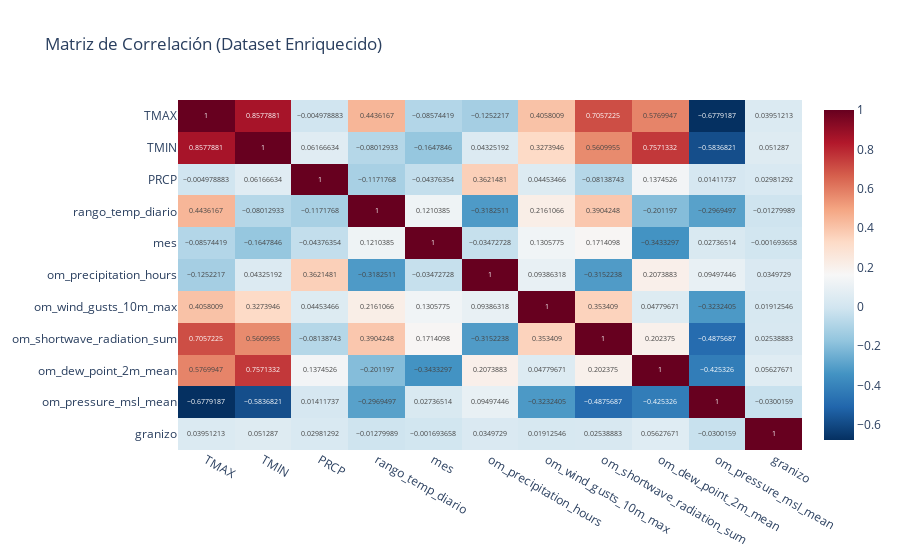

Here is the notebook cell this chart was saved with:
### Markdown cell above
### Análisis de Correlación General (Heatmap 2.0)

### Code cell
print("\nGenerando nuevo heatmap de correlación...")

# Seleccionamos un conjunto más amplio de variables prometedoras
columnas_interes = [
    'TMAX', 'TMIN', 'PRCP', 'rango_temp_diario', 'mes',
    'om_precipitation_hours', 'om_wind_gusts_10m_max', 
    'om_shortwave_radiation_sum', 'om_dew_point_2m_mean', 
    'om_pressure_msl_mean', 'granizo'
]
df_seleccion = df[columnas_interes]

# Calculamos la matriz de correlación
matriz_correlacion_pro = df_seleccion.corr()

# Creamos la visualización
fig_heatmap = px.imshow(
    matriz_correlacion_pro,
    text_auto=True,
    aspect="auto",
    color_continuous_scale='RdBu_r', # Paleta Rojo-Azul
    title='Matriz de Correlación (Dataset Enriquecido)'
)
fig_heatmap.show()

### Figure 1 — Plotly figure (JSON) as saved in the notebook; plotly's stock layout.template omitted (floating-point values rounded to 4 significant figures)
{"data": [{"coloraxis": "coloraxis", "hovertemplate": "x: %{x}<br>y: %{y}<br>color: %{z}<extra></extra>", "name": "0", "texttemplate": "%{z}", "type": "heatmap", "x": ["TMAX", "TMIN", "PRCP", "rango_temp_diario", "mes", "om_precipitation_hours", "om_wind_gusts_10m_max", "om_shortwave_radiation_sum", "om_dew_point_2m_mean", "om_pressure_msl_mean", "granizo"], "xaxis": "x", "y": ["TMAX", "TMIN", "PRCP", "rango_temp_diario", "mes", "om_precipitation_hours", "om_wind_gusts_10m_max", "om_shortwave_radiation_sum", "om_dew_point_2m_mean", "om_pressure_msl_mean", "granizo"], "yaxis": "y", "z": [[1.0, 0.8578, -0.004979, 0.4436, -0.08574, -0.1252, 0.4058, 0.7057, 0.577, -0.6779, 0.03951], [0.8578, 1.0, 0.06167, -0.08013, -0.1648, 0.04325, 0.3274, 0.561, 0.7571, -0.5837, 0.05129], [-0.004979, 0.06167, 1.0, -0.1172, -0.04376, 0.3621, 0.04453, -0.08139, 0.1375, 0.01412, 0.02981], [0.4436, -0.08013, -0.1172, 1.0, 0.121, -0.3183, 0.2161, 0.3904, -0.2012, -0.2969, -0.0128], [-0.08574, -0.1648, -0.04376, 0.121, 1.0, -0.03473, 0.1306, 0.1714, -0.3433, 0.02737, -0.001694], [-0.1252, 0.04325, 0.3621, -0.3183, -0.03473, 1.0, 0.09386, -0.3152, 0.2074, 0.09497, 0.03497], [0.4058, 0.3274, 0.04453, 0.2161, 0.1306, 0.09386, 1.0, 0.3534, 0.0478, -0.3232, 0.01913], [0.7057, 0.561, -0.08139, 0.3904, 0.1714, -0.3152, 0.3534, 1.0, 0.2024, -0.4876, 0.02539], [0.577, 0.7571, 0.1375, -0.2012, -0.3433, 0.2074, 0.0478, 0.2024, 1.0, -0.4253, 0.05628], [-0.6779, -0.5837, 0.01412, -0.2969, 0.02737, 0.09497, -0.3232, -0.4876, -0.4253, 1.0, -0.03002], [0.03951, 0.05129, 0.02981, -0.0128, -0.001694, 0.03497, 0.01913, 0.02539, 0.05628, -0.03002, 1.0]]}], "layout": {"coloraxis": {"colorscale": [[0, "rgb(5,48,97)"], [0.1, "rgb(33,102,172)"], [0.2, "rgb(67,147,195)"], [0.3, "rgb(146,197,222)"], [0.4, "rgb(209,229,240)"], [0.5, "rgb(247,247,247)"], [0.6, "rgb(253,219,199)"], [0.7, "rgb(244,165,130)"], [0.8, "rgb(214,96,77)"], [0.9, "rgb(178,24,43)"], [1, "rgb(103,0,31)"]]}, "title": {"text": "Matriz de Correlación (Dataset Enriquecido)"}, "xaxis": {"anchor": "y", "domain": [0, 1]}, "yaxis": {"anchor": "x", "autorange": "reversed", "domain": [0, 1]}}}
